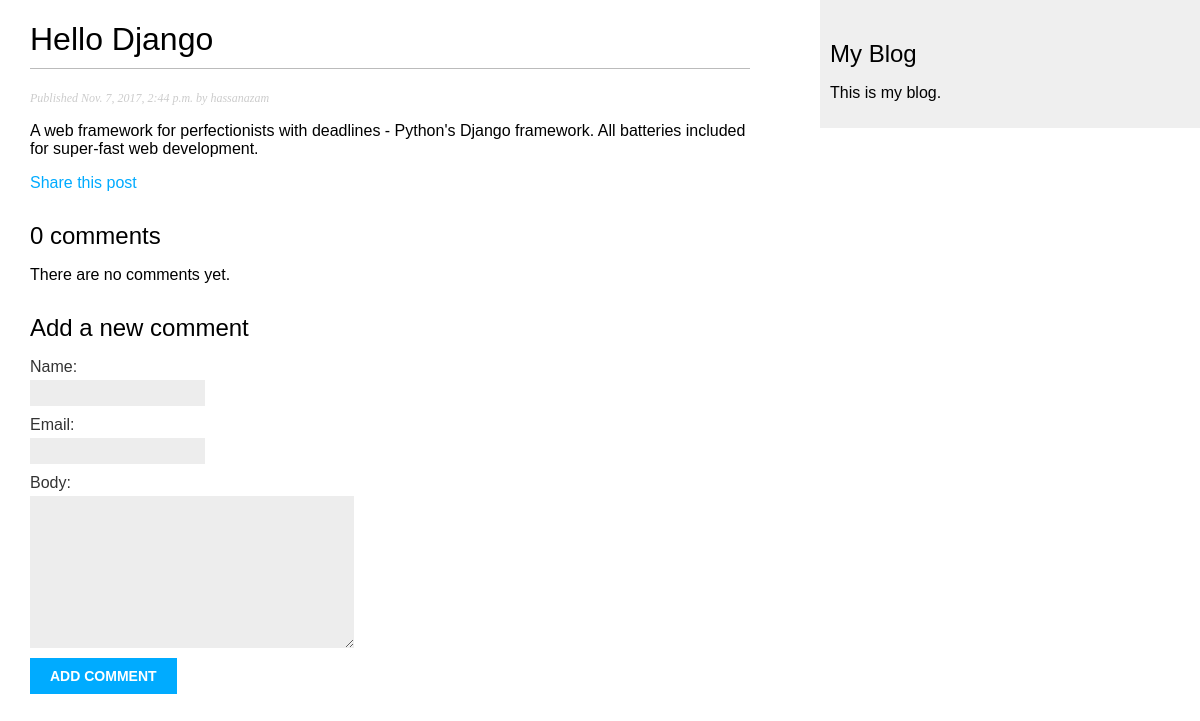
The app's page /blog/2017/11/07/hello-django/, older data.
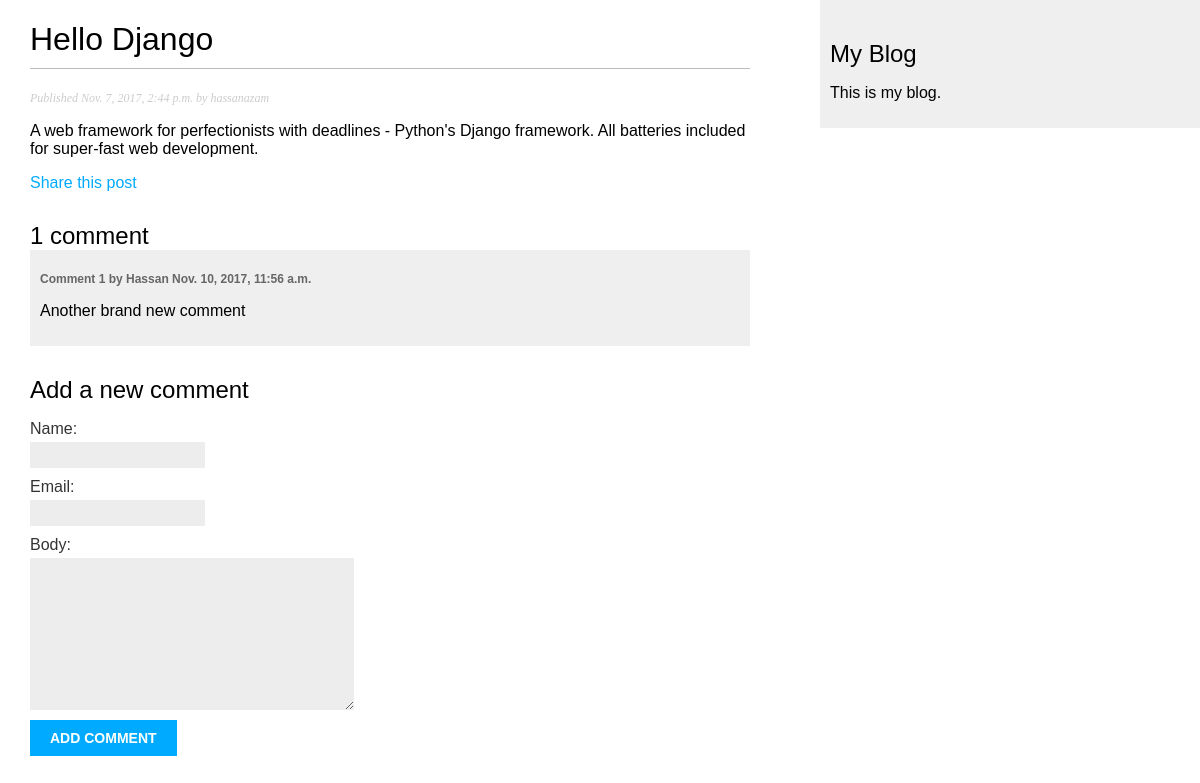
The same page, newer data.
### blog/models.py (models this page shows, shortened)
class Post(models.Model):
    STATUS_CHOICES = (
        ('draft', 'Draft'),
        ('published', 'Published'),
    )
    title = models.CharField(max_length=250)
    slug = models.SlugField(max_length=250, unique_for_date='publish')
    author = models.ForeignKey(User, related_name='blog_posts')
    body = models.TextField()
    publish = models.DateTimeField(default=timezone.now)
    created = models.DateTimeField(auto_now_add=True)
    updated = models.DateTimeField(auto_now=True)
    status = models.CharField(max_length=10, choices=STATUS_CHOICES, default='draft')
    tag = TaggableManager()
    class Meta:
        ordering = ('-publish',)
    objects = models.Manager()
    published = PublishedManager()

class Comment(models.Model):
    post = models.ForeignKey(Post, related_name='comments')
    name = models.CharField(max_length=80)
    email = models.EmailField()
    body = models.TextField()
    created = models.DateTimeField(auto_now_add=True)
    updated = models.DateTimeField(auto_now=True)
    active = models.BooleanField(default=True)
    class Meta:
        ordering = ('created',)

### blog/views.py (the view)
def post_detail(request, year, month, day, post):
    post = get_object_or_404(Post, slug=post,
                                   status='published',
                                   publish__year=year,
                                   publish__month=month,
                                   publish__day=day )
    comments = post.comments.filter(active=True)
    if request.method == 'POST':
        comment_form = CommentForm(data=request.POST)
        if comment_form.is_valid():
            new_comment = comment_form.save(commit=False)
            new_comment.post = post
            new_comment.save()
    else:
        comment_form = CommentForm()
    return render(request, 'blog/post/detail.html', {'post': post, 'comments': comments, 'comment_form': comment_form})

### blog/forms.py
class CommentForm(forms.ModelForm):
    class Meta:
        model = Comment
        fields = ('name', 'email', 'body')

### blog/templates/blog/post/detail.html (shortened to what this page needs)
{% extends "blog/base.html" %}
{% block content %}
    <h1>{{ post.title }}</h1>
    <p class="date">
        Published {{ post.publish }} by {{ post.author }}
    </p>
    {{ post.body|linebreaks }}
    <p>
        <a href="{% url "blog:post_share" post.id %}">
            Share this post
        </a>
    </p>
    {% with comments.count as total_comments %}
    <h2>
        {{ total_comments }} comment{{ total_comments|pluralize }}
    </h2>
    {% endwith %}
    {% for comment in comments %}
    <div class="comment">
        <p class="info">
            Comment {{ forloop.counter }} by {{ comment.name }}
            {{ comment.created }}
        </p>
        {{ comment.body|linebreaks }}
    </div>
    {% empty %}
        <p>There are no comments yet.</p>
    {% endfor %}
    {% if new_comment %}
        <h2>Your comment has been added.</h2>
    {% else %}
        <h2>Add a new comment</h2>
        <form action="." method="POST">
            {{ comment_form.as_p }}
            <p>
                <input type="submit" value="Add comment" >
            </p>
        </form>
    {% endif %}
{% endblock %}

### blog/templates/blog/base.html (shortened to what this page needs)
{% load staticfiles %}
<!DOCTYPE html>
<html>
    <head>
        <link href="{% static "css/blog.css" %}" rel="stylesheet" >
    </head>
    <body>
        <div id="content">
            {% block content %}
            {% endblock %}
        </div>
        <div id="sidebar">
            <h2>
                My Blog
            </h2>
            <p>This is my blog.</p>
        </div>
    </body>
</html>

### blog/static/css/blog.css (style rules this page uses)
body { margin:0; padding:0; font-family:helvetica, sans-serif; }
a { color:#00abff; text-decoration:none; }
h1 { font-weight:normal; border-bottom:1px solid #bbb; padding:0 0 10px 0; }
h2 { font-weight:normal; margin:30px 0 0; }
#content { float:left; width:60%; padding:0 0 0 30px; }
#sidebar { float:right; width:30%; padding:10px; background:#efefef; height:100%; }
p.date { color:#ccc; font-family: georgia, serif; font-size: 12px; font-style: italic; }
label { float:left; clear:both; color:#333; margin-bottom:4px; }
input, textarea { clear:both; float:left; margin:0 0 10px; background:#ededed; border:0; padding:6px 10px; font-size:12px; }
input[type=submit] { font-weight:bold; background:#00abff; color:#fff; padding:10px 20px; font-size:14px; text-transform:uppercase; }
.comment { padding:10px; }
.comment:nth-child(even) { background:#efefef; }
.comment .info { font-weight:bold; font-size:12px; color:#666; }

Row changes from the older to the newer data that the page shows:
added Comment: name "Hassan", created "Nov. 10, 2017, 11:56 a.m.", body "Another brand new comment"
Text that changed along with them:
{{ total_comments }}: "0" → "1"
text no longer shown: "There are no comments yet."
